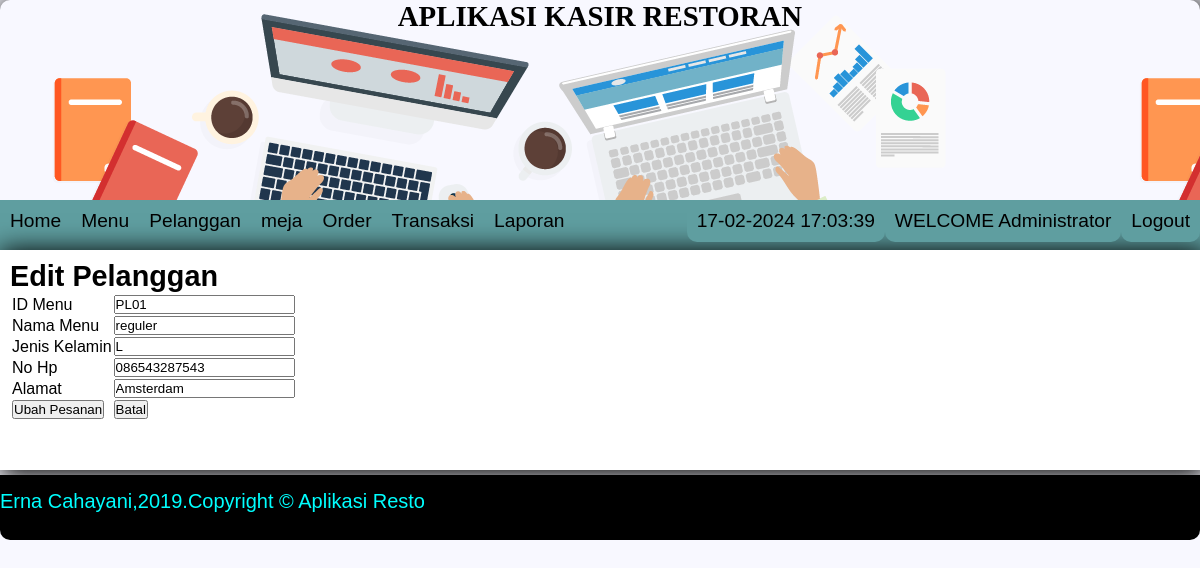
The app's page /Restoran/Administrator/index.php?resto=pedit&id_pelanggan=PL01 with its own data.
### tables this page shows
CREATE TABLE IF NOT EXISTS `tb_pelanggan` (
  `id_pelanggan` varchar(10) NOT NULL,
  `nama_pelanggan` varchar(100) NOT NULL,
  `jenis_kelamin` enum('L','P') NOT NULL,
  `no_hp` varchar(13) NOT NULL,
  `alamat` varchar(100) NOT NULL,
  PRIMARY KEY (`id_pelanggan`)
);

### Restoran/Administrator/pedit.php (the view)
<h2>Edit Pelanggan</h2>
<?php
include '../koneksi.php';
$d = mysqli_query($koneksi,"SELECT * FROM tb_pelanggan");
$data = mysqli_fetch_array($d);
?>
<form method="post" action="uppelanggan.php">
	<table cellpadding="7px">
		<tr>
			<td>ID Menu</td>
			<td><input type="text" name="id_pelanggan" value="<?php echo $data['id_pelanggan']?>"></td>
		</tr>
		<tr>
			<td>Nama Menu</td>
			<td><input type="text" name="nama_pelanggan" value="<?php echo $data['nama_pelanggan']?>"></td>
		</tr>
		<tr>
			<td>Jenis Kelamin</td>
			<td><input type="enum" name="jenis_kelamin" value="<?php echo $data['jenis_kelamin']?>"></td>
		</tr>
		<tr>
			<td>No Hp</td>
			<td><input type="text" name="no_hp" value="<?php echo $data['no_hp']?>"></td>
		</tr>
		<tr>
			<td>Alamat</td>
			<td><input type="text" name="alamat" value="<?php echo $data['alamat']?>"></td>
		</tr>
		<tr>
			<td><input type="submit" name="masuk" value="Ubah Pesanan" class='buts'></td>
			<td><input type="reset" name="batal" value="Batal" class='buts'></td>
		</tr>
	</table>
</form>

### Restoran/design.css (style rules this page uses)
* { margin: 0px; padding: 0px; }

### records on screen
tb_pelanggan: id_pelanggan "PL01", nama_pelanggan "reguler", jenis_kelamin "L", no_hp "086543287543", alamat "Amsterdam"
